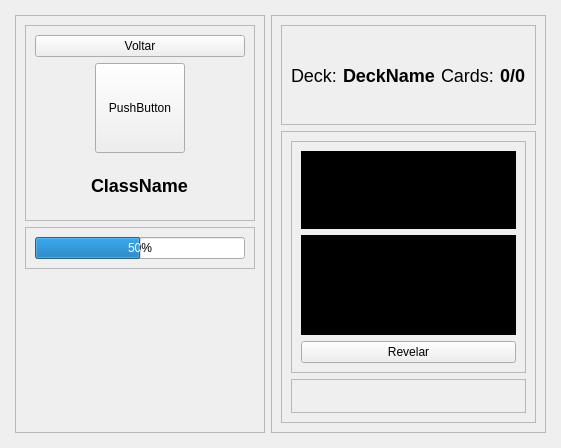
<?xml version="1.0" encoding="UTF-8"?>
<ui version="4.0">
 <class>FlashcardsPage</class>
 <widget class="QWidget" name="FlashcardsPage">
  <property name="geometry">
   <rect>
    <x>0</x>
    <y>0</y>
    <width>561</width>
    <height>448</height>
   </rect>
  </property>
  <property name="windowTitle">
   <string>Widget</string>
  </property>
  <layout class="QVBoxLayout" name="verticalLayout">
   <property name="spacing">
    <number>9</number>
   </property>
   <property name="leftMargin">
    <number>6</number>
   </property>
   <property name="topMargin">
    <number>6</number>
   </property>
   <property name="rightMargin">
    <number>6</number>
   </property>
   <property name="bottomMargin">
    <number>6</number>
   </property>
   <item>
    <widget class="QStackedWidget" name="stackedWidget">
     <property name="currentIndex">
      <number>0</number>
     </property>
     <widget class="QWidget" name="StudyPage">
      <layout class="QHBoxLayout" name="horizontalLayout_6">
       <item>
        <widget class="QFrame" name="frame_12">
         <property name="minimumSize">
          <size>
           <width>250</width>
           <height>0</height>
          </size>
         </property>
         <property name="maximumSize">
          <size>
           <width>300</width>
           <height>16777215</height>
          </size>
         </property>
         <property name="styleSheet">
          <string notr="true"/>
         </property>
         <property name="frameShape">
          <enum>QFrame::StyledPanel</enum>
         </property>
         <property name="frameShadow">
          <enum>QFrame::Raised</enum>
         </property>
         <layout class="QVBoxLayout" name="verticalLayout_9">
          <item>
           <widget class="QFrame" name="frame_13">
            <property name="frameShape">
             <enum>QFrame::StyledPanel</enum>
            </property>
            <property name="frameShadow">
             <enum>QFrame::Raised</enum>
            </property>
            <layout class="QVBoxLayout" name="verticalLayout_10">
             <item>
              <widget class="QPushButton" name="btnBackPage">
               <property name="text">
                <string>Voltar</string>
               </property>
              </widget>
             </item>
             <item alignment="Qt::AlignHCenter">
              <widget class="QPushButton" name="btnClassIcon_2">
               <property name="minimumSize">
                <size>
                 <width>90</width>
                 <height>90</height>
                </size>
               </property>
               <property name="maximumSize">
                <size>
                 <width>70</width>
                 <height>16777215</height>
                </size>
               </property>
               <property name="text">
                <string>PushButton</string>
               </property>
              </widget>
             </item>
             <item alignment="Qt::AlignHCenter">
              <widget class="QLabel" name="btnClassName">
               <property name="styleSheet">
                <string notr="true">font: bold 18px;</string>
               </property>
               <property name="text">
                <string>ClassName</string>
               </property>
              </widget>
             </item>
            </layout>
           </widget>
          </item>
          <item alignment="Qt::AlignTop">
           <widget class="QFrame" name="frame_14">
            <property name="frameShape">
             <enum>QFrame::StyledPanel</enum>
            </property>
            <property name="frameShadow">
             <enum>QFrame::Raised</enum>
            </property>
            <layout class="QVBoxLayout" name="verticalLayout_11">
             <item>
              <widget class="QProgressBar" name="progressBar">
               <property name="value">
                <number>50</number>
               </property>
               <property name="orientation">
                <enum>Qt::Horizontal</enum>
               </property>
               <property name="invertedAppearance">
                <bool>false</bool>
               </property>
              </widget>
             </item>
            </layout>
           </widget>
          </item>
         </layout>
        </widget>
       </item>
       <item>
        <widget class="QFrame" name="frame_7">
         <property name="frameShape">
          <enum>QFrame::StyledPanel</enum>
         </property>
         <property name="frameShadow">
          <enum>QFrame::Raised</enum>
         </property>
         <layout class="QVBoxLayout" name="verticalLayout_6">
          <item>
           <widget class="QFrame" name="frame_8">
            <property name="minimumSize">
             <size>
              <width>0</width>
              <height>100</height>
             </size>
            </property>
            <property name="styleSheet">
             <string notr="true">.QLabel{
font: 18px;
}</string>
            </property>
            <property name="frameShape">
             <enum>QFrame::StyledPanel</enum>
            </property>
            <property name="frameShadow">
             <enum>QFrame::Raised</enum>
            </property>
            <layout class="QHBoxLayout" name="horizontalLayout_4">
             <item>
              <widget class="QLabel" name="label_2">
               <property name="text">
                <string>Deck:</string>
               </property>
              </widget>
             </item>
             <item alignment="Qt::AlignLeft">
              <widget class="QLabel" name="lblDeckName">
               <property name="styleSheet">
                <string notr="true">font: bold;</string>
               </property>
               <property name="text">
                <string>DeckName</string>
               </property>
              </widget>
             </item>
             <item>
              <widget class="QLabel" name="label_3">
               <property name="text">
                <string>Cards:</string>
               </property>
              </widget>
             </item>
             <item alignment="Qt::AlignLeft">
              <widget class="QLabel" name="lblCardsCount">
               <property name="styleSheet">
                <string notr="true">font: bold;</string>
               </property>
               <property name="text">
                <string>0/0</string>
               </property>
              </widget>
             </item>
            </layout>
           </widget>
          </item>
          <item>
           <widget class="QFrame" name="frame_9">
            <property name="frameShape">
             <enum>QFrame::StyledPanel</enum>
            </property>
            <property name="frameShadow">
             <enum>QFrame::Raised</enum>
            </property>
            <layout class="QVBoxLayout" name="verticalLayout_7">
             <item>
              <widget class="QFrame" name="frame_10">
               <property name="maximumSize">
                <size>
                 <width>16777215</width>
                 <height>16777215</height>
                </size>
               </property>
               <property name="frameShape">
                <enum>QFrame::StyledPanel</enum>
               </property>
               <property name="frameShadow">
                <enum>QFrame::Raised</enum>
               </property>
               <layout class="QVBoxLayout" name="verticalLayout_8">
                <item>
                 <widget class="QTextEdit" name="textEditQuestion">
                  <property name="enabled">
                   <bool>true</bool>
                  </property>
                  <property name="styleSheet">
                   <string notr="true">background-color: black;
text-align: center;
font: 18px;</string>
                  </property>
                 </widget>
                </item>
                <item>
                 <widget class="QTextEdit" name="textEditAnswer">
                  <property name="styleSheet">
                   <string notr="true">background-color: black;
padding-left: 15px;
text-align: center;
font: bold 20px;</string>
                  </property>
                 </widget>
                </item>
                <item>
                 <widget class="QPushButton" name="btnRevealAnswer">
                  <property name="text">
                   <string>Revelar</string>
                  </property>
                 </widget>
                </item>
               </layout>
              </widget>
             </item>
             <item>
              <widget class="QFrame" name="frame_11">
               <property name="maximumSize">
                <size>
                 <width>16777215</width>
                 <height>50</height>
                </size>
               </property>
               <property name="frameShape">
                <enum>QFrame::StyledPanel</enum>
               </property>
               <property name="frameShadow">
                <enum>QFrame::Raised</enum>
               </property>
               <layout class="QHBoxLayout" name="horizontalLayout_5">
                <item>
                 <widget class="QPushButton" name="btnBadFeedback">
                  <property name="styleSheet">
                   <string notr="true">background-position: center;  
background-repeat: no-repeat; 
background-image: url(:/icons/images/icons/cil-frown.png);
border-radius: 45px;</string>
                  </property>
                  <property name="text">
                   <string/>
                  </property>
                 </widget>
                </item>
                <item>
                 <widget class="QPushButton" name="btnOkFeedback">
                  <property name="styleSheet">
                   <string notr="true">background-position: center;  
background-repeat: no-repeat; 
background-image: url(:/icons/images/icons/cil-smile.png);
border-radius: 45px;</string>
                  </property>
                  <property name="text">
                   <string/>
                  </property>
                 </widget>
                </item>
                <item>
                 <widget class="QPushButton" name="btnGoodFeedback">
                  <property name="styleSheet">
                   <string notr="true">background-position: center;  
background-repeat: no-repeat; 
background-image: url(:/icons/images/icons/cil-mood-good.png);
border-radius: 45px;</string>
                  </property>
                  <property name="text">
                   <string/>
                  </property>
                 </widget>
                </item>
               </layout>
              </widget>
             </item>
            </layout>
           </widget>
          </item>
         </layout>
        </widget>
       </item>
      </layout>
     </widget>
     <widget class="QWidget" name="MainPage">
      <layout class="QVBoxLayout" name="verticalLayout_5">
       <item>
        <widget class="QFrame" name="frame">
         <property name="minimumSize">
          <size>
           <width>0</width>
           <height>0</height>
          </size>
         </property>
         <property name="maximumSize">
          <size>
           <width>16777215</width>
           <height>125</height>
          </size>
         </property>
         <property name="frameShape">
          <enum>QFrame::StyledPanel</enum>
         </property>
         <property name="frameShadow">
          <enum>QFrame::Raised</enum>
         </property>
         <layout class="QVBoxLayout" name="verticalLayout_2">
          <property name="spacing">
           <number>2</number>
          </property>
          <property name="leftMargin">
           <number>0</number>
          </property>
          <property name="topMargin">
           <number>0</number>
          </property>
          <property name="rightMargin">
           <number>0</number>
          </property>
          <property name="bottomMargin">
           <number>0</number>
          </property>
          <item>
           <widget class="QFrame" name="frame_3">
            <property name="minimumSize">
             <size>
              <width>0</width>
              <height>0</height>
             </size>
            </property>
            <property name="frameShape">
             <enum>QFrame::StyledPanel</enum>
            </property>
            <property name="frameShadow">
             <enum>QFrame::Raised</enum>
            </property>
            <layout class="QHBoxLayout" name="horizontalLayout">
             <property name="spacing">
              <number>2</number>
             </property>
             <property name="leftMargin">
              <number>0</number>
             </property>
             <property name="topMargin">
              <number>0</number>
             </property>
             <property name="rightMargin">
              <number>0</number>
             </property>
             <property name="bottomMargin">
              <number>0</number>
             </property>
             <item>
              <widget class="QFrame" name="frame_6">
               <property name="frameShape">
                <enum>QFrame::StyledPanel</enum>
               </property>
               <property name="frameShadow">
                <enum>QFrame::Raised</enum>
               </property>
               <layout class="QHBoxLayout" name="horizontalLayout_2">
                <property name="spacing">
                 <number>2</number>
                </property>
                <property name="leftMargin">
                 <number>0</number>
                </property>
                <property name="topMargin">
                 <number>0</number>
                </property>
                <property name="rightMargin">
                 <number>0</number>
                </property>
                <property name="bottomMargin">
                 <number>0</number>
                </property>
                <item>
                 <widget class="QPushButton" name="btnClassIcon">
                  <property name="minimumSize">
                   <size>
                    <width>90</width>
                    <height>90</height>
                   </size>
                  </property>
                  <property name="maximumSize">
                   <size>
                    <width>70</width>
                    <height>16777215</height>
                   </size>
                  </property>
                  <property name="cursor">
                   <cursorShape>PointingHandCursor</cursorShape>
                  </property>
                  <property name="styleSheet">
                   <string notr="true">background-position: center;  
background-repeat: no-repeat; 
background-image: url(:/icons/images/icons/cil-layers.png);
border-radius: 45px;</string>
                  </property>
                  <property name="text">
                   <string/>
                  </property>
                 </widget>
                </item>
                <item>
                 <widget class="QComboBox" name="classComboBox">
                  <property name="styleSheet">
                   <string notr="true">font: bold 25px;</string>
                  </property>
                  <item>
                   <property name="text">
                    <string>Geral</string>
                   </property>
                  </item>
                 </widget>
                </item>
               </layout>
              </widget>
             </item>
             <item alignment="Qt::AlignRight">
              <widget class="QFrame" name="frame_4">
               <property name="frameShape">
                <enum>QFrame::StyledPanel</enum>
               </property>
               <property name="frameShadow">
                <enum>QFrame::Raised</enum>
               </property>
               <layout class="QHBoxLayout" name="horizontalLayout_3">
                <property name="spacing">
                 <number>2</number>
                </property>
                <property name="leftMargin">
                 <number>0</number>
                </property>
                <property name="topMargin">
                 <number>0</number>
                </property>
                <property name="rightMargin">
                 <number>0</number>
                </property>
                <property name="bottomMargin">
                 <number>0</number>
                </property>
                <item>
                 <widget class="QPushButton" name="btnOptions">
                  <property name="minimumSize">
                   <size>
                    <width>90</width>
                    <height>90</height>
                   </size>
                  </property>
                  <property name="maximumSize">
                   <size>
                    <width>90</width>
                    <height>16777215</height>
                   </size>
                  </property>
                  <property name="cursor">
                   <cursorShape>PointingHandCursor</cursorShape>
                  </property>
                  <property name="styleSheet">
                   <string notr="true">background-position: center;  
background-repeat: no-repeat; 
background-image: url(:/icons/images/icons/cil-options.png);
border-radius: 45px;</string>
                  </property>
                  <property name="text">
                   <string/>
                  </property>
                 </widget>
                </item>
                <item>
                 <widget class="QPushButton" name="btnAddDecks">
                  <property name="minimumSize">
                   <size>
                    <width>90</width>
                    <height>90</height>
                   </size>
                  </property>
                  <property name="maximumSize">
                   <size>
                    <width>90</width>
                    <height>16777215</height>
                   </size>
                  </property>
                  <property name="cursor">
                   <cursorShape>PointingHandCursor</cursorShape>
                  </property>
                  <property name="styleSheet">
                   <string notr="true">background-position: center;  
background-repeat: no-repeat; 
background-image: url(:/icons/images/icons/cil-plus.png);
border-radius: 45px;</string>
                  </property>
                  <property name="text">
                   <string/>
                  </property>
                 </widget>
                </item>
               </layout>
              </widget>
             </item>
            </layout>
           </widget>
          </item>
         </layout>
        </widget>
       </item>
       <item>
        <widget class="QFrame" name="frame_2">
         <property name="minimumSize">
          <size>
           <width>0</width>
           <height>0</height>
          </size>
         </property>
         <property name="maximumSize">
          <size>
           <width>16777215</width>
           <height>16777215</height>
          </size>
         </property>
         <property name="frameShape">
          <enum>QFrame::StyledPanel</enum>
         </property>
         <property name="frameShadow">
          <enum>QFrame::Raised</enum>
         </property>
         <layout class="QVBoxLayout" name="verticalLayout_3">
          <property name="spacing">
           <number>2</number>
          </property>
          <property name="leftMargin">
           <number>0</number>
          </property>
          <property name="topMargin">
           <number>0</number>
          </property>
          <property name="rightMargin">
           <number>0</number>
          </property>
          <property name="bottomMargin">
           <number>0</number>
          </property>
          <item>
           <widget class="QFrame" name="frame_5">
            <property name="minimumSize">
             <size>
              <width>0</width>
              <height>300</height>
             </size>
            </property>
            <property name="frameShape">
             <enum>QFrame::StyledPanel</enum>
            </property>
            <property name="frameShadow">
             <enum>QFrame::Raised</enum>
            </property>
            <layout class="QVBoxLayout" name="verticalLayout_4">
             <property name="spacing">
              <number>2</number>
             </property>
             <property name="leftMargin">
              <number>0</number>
             </property>
             <property name="topMargin">
              <number>0</number>
             </property>
             <property name="rightMargin">
              <number>0</number>
             </property>
             <property name="bottomMargin">
              <number>0</number>
             </property>
             <item alignment="Qt::AlignHCenter">
              <widget class="QLabel" name="label">
               <property name="maximumSize">
                <size>
                 <width>16777215</width>
                 <height>16777215</height>
                </size>
               </property>
               <property name="font">
                <font>
                 <pointsize>-1</pointsize>
                 <italic>false</italic>
                 <bold>true</bold>
                </font>
               </property>
               <property name="styleSheet">
                <string notr="true">font: bold 20px;</string>
               </property>
               <property name="text">
                <string>Decks</string>
               </property>
              </widget>
             </item>
             <item>
              <widget class="QTableWidget" name="tblDecks">
               <property name="sizePolicy">
                <sizepolicy hsizetype="Expanding" vsizetype="Expanding">
                 <horstretch>0</horstretch>
                 <verstretch>0</verstretch>
                </sizepolicy>
               </property>
               <property name="maximumSize">
                <size>
                 <width>16777215</width>
                 <height>16777215</height>
                </size>
               </property>
               <property name="styleSheet">
                <string notr="true">QTableWidget::item{
margin-top: 3px;          
border-radius: 0px;
padding-left: 15px;
text-align: center;
 }

.QPushButton{
background-position: center; 
background-repeat: no-repeat; 
border-radius: 45px;
border-color: transparent;
}

QToolTip {
background-repeat: no-repeat;
background-image: none;
}
</string>
               </property>
               <property name="horizontalScrollBarPolicy">
                <enum>Qt::ScrollBarAlwaysOff</enum>
               </property>
               <property name="sizeAdjustPolicy">
                <enum>QAbstractScrollArea::AdjustToContents</enum>
               </property>
               <property name="editTriggers">
                <set>QAbstractItemView::NoEditTriggers</set>
               </property>
               <property name="selectionMode">
                <enum>QAbstractItemView::NoSelection</enum>
               </property>
               <property name="showGrid">
                <bool>false</bool>
               </property>
               <attribute name="horizontalHeaderVisible">
                <bool>false</bool>
               </attribute>
               <attribute name="horizontalHeaderCascadingSectionResizes">
                <bool>false</bool>
               </attribute>
               <attribute name="horizontalHeaderStretchLastSection">
                <bool>true</bool>
               </attribute>
               <attribute name="verticalHeaderVisible">
                <bool>false</bool>
               </attribute>
               <attribute name="verticalHeaderCascadingSectionResizes">
                <bool>false</bool>
               </attribute>
               <column>
                <property name="text">
                 <string>Hints Percentage</string>
                </property>
               </column>
               <column>
                <property name="text">
                 <string>Deck Name</string>
                </property>
               </column>
               <column>
                <property name="text">
                 <string>btn1</string>
                </property>
               </column>
               <column>
                <property name="text">
                 <string>btn2</string>
                </property>
               </column>
               <column>
                <property name="text">
                 <string>btn3</string>
                </property>
               </column>
               <column>
                <property name="text">
                 <string/>
                </property>
               </column>
              </widget>
             </item>
            </layout>
           </widget>
          </item>
         </layout>
        </widget>
       </item>
      </layout>
     </widget>
    </widget>
   </item>
  </layout>
 </widget>
 <resources/>
 <connections/>
</ui>
